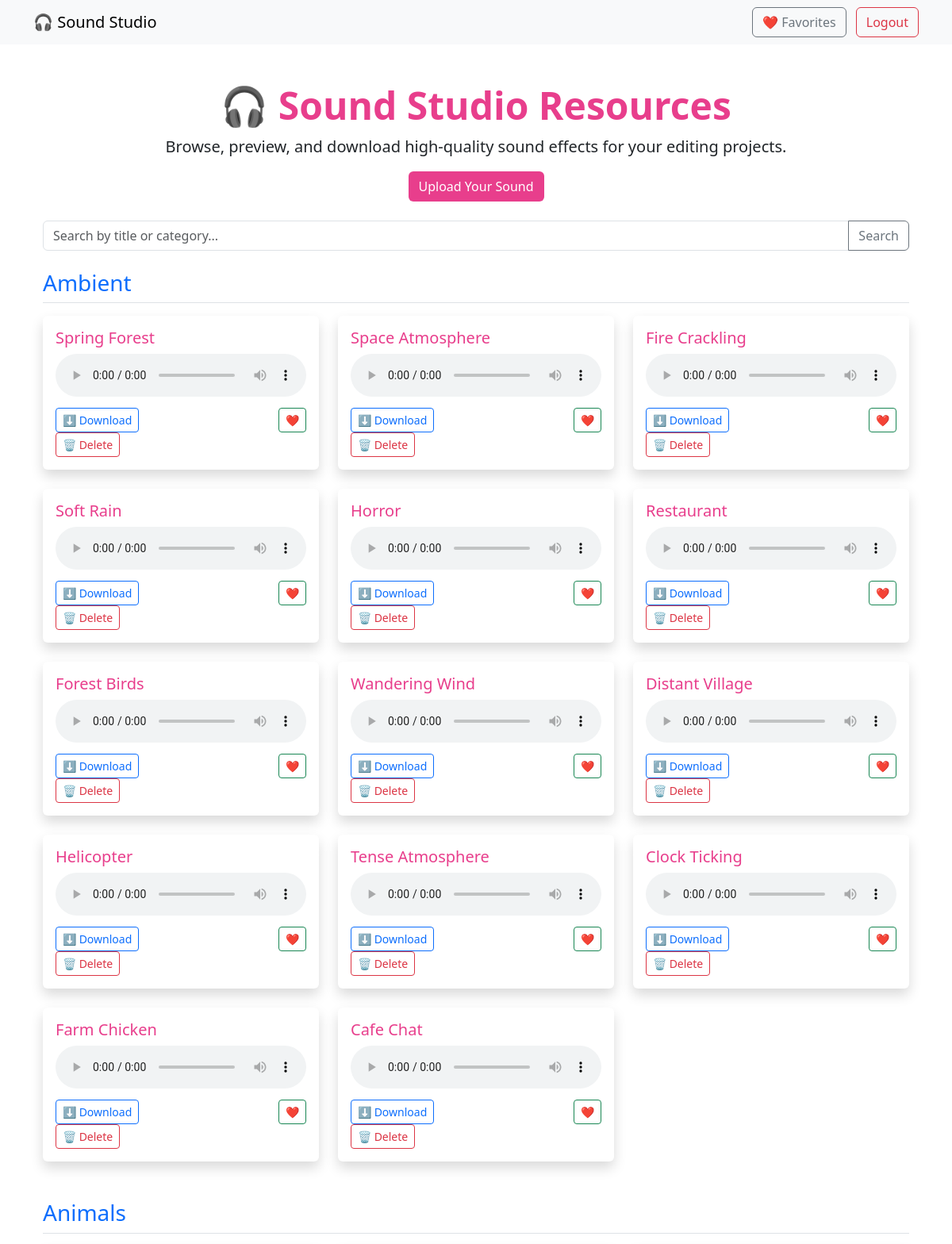
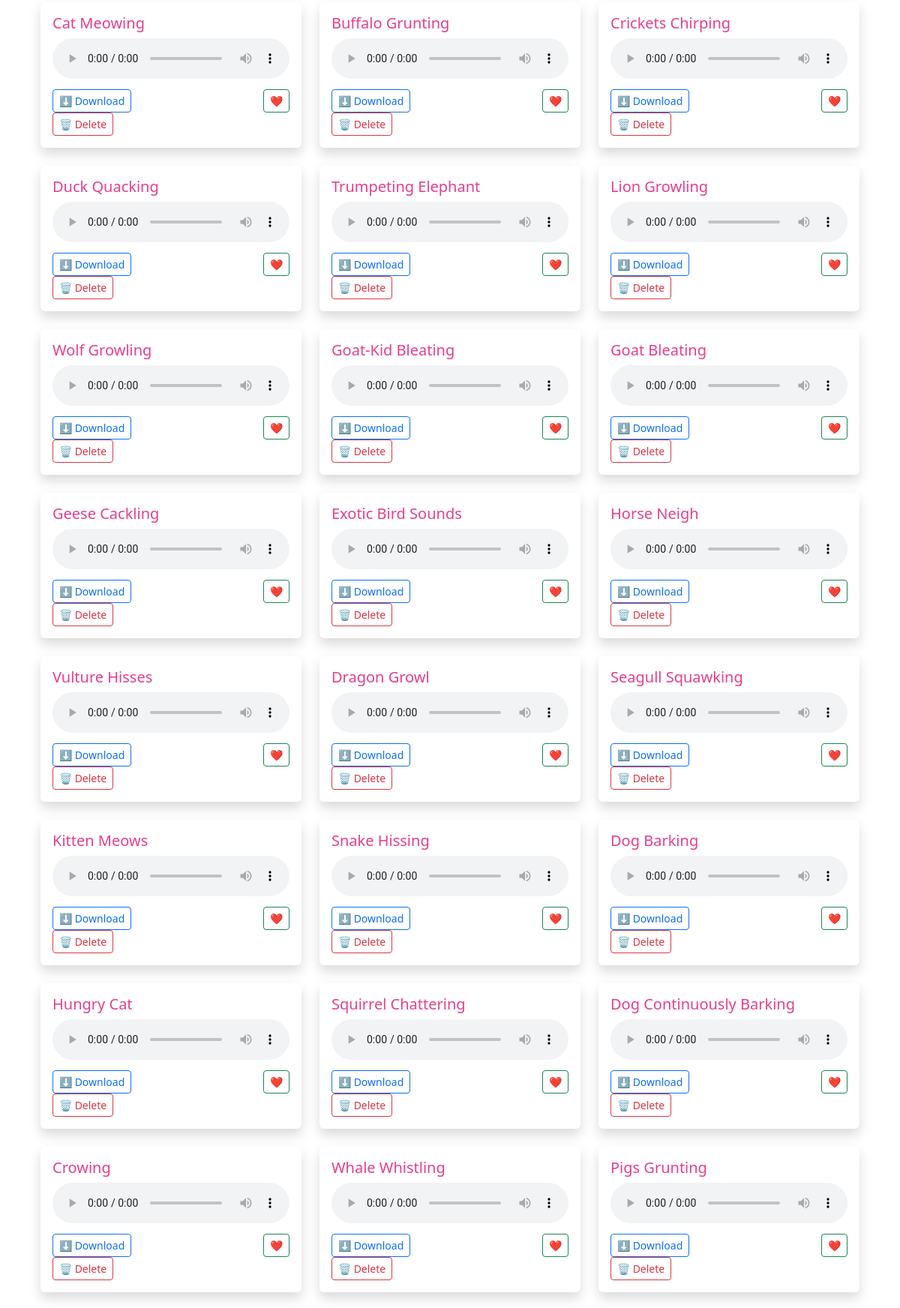
Screenshot of / (signed in, upper part) with the database file from the repository (2 pictures, top to bottom).
### sound_bank/app.py (models this page shows)
class Sound(db.Model):
    id = db.Column(db.Integer, primary_key=True)
    title = db.Column(db.String(100))
    category = db.Column(db.String(50))
    filename = db.Column(db.String(200))
    user_id = db.Column(db.Integer, db.ForeignKey('user.id'))
    uploader = db.relationship('User', backref='sounds')

### sound_bank/app.py (the view, shortened to what this page needs)
@app.route('/', methods=['GET', 'POST'])
def index():
    query = request.args.get('q', '').strip()
    if query:
        sounds = Sound.query.filter(
            or_(
                Sound.title.ilike(f'%{query}%'),
                Sound.category.ilike(f'%{query}%')
            )
        ).all()
    else:
        sounds = Sound.query.all()
    return render_template('index.html', sounds=sounds, user=current_user())

### sound_bank/app.py (called while the page is built)
def current_user():
    if 'user_id' in session:
        return User.query.get(session['user_id'])
    return None

@app.before_request
def make_session_permanent():
    session.permanent = True

### sound_bank/templates/index.html (shortened to what this page needs)
{% extends 'base.html' %}
{% block content %}
<div class="container mt-5">
  <div class="text-center mb-4">
    <h1 class="display-5 fw-bold text-pink">🎧 Sound Studio Resources</h1>
    <p class="lead">Browse, preview, and download high-quality sound effects for your editing projects.</p>
    {% if not session.get('user_id') %}
      <a href="{{ url_for('login') }}" class="btn btn-outline-secondary me-2">Login</a>
      <a href="{{ url_for('register') }}" class="btn btn-pink">Register</a>
    {% else %}
      <a href="{{ url_for('upload') }}" class="btn btn-pink">Upload Your Sound</a>
    {% endif %}
  </div>
  <form method="get" action="{{ url_for('index') }}" class="input-group mb-4">
    <input type="text" class="form-control" placeholder="Search by title or category..." name="q" value="{{ request.args.get('q', '') }}">
    <button type="submit" class="btn btn-outline-secondary">Search</button>
  </form>
  {% if sounds %}
    {% set grouped = sounds|groupby('title') %}
    {% for title, items in grouped %}
      <div class="mb-5">
        <h3 class="text-primary border-bottom pb-2 mb-3">{{ title }}</h3>
        <div class="row row-cols-1 row-cols-md-3 g-4">
          {% for sound in items %}
          <div class="col">
            <div class="card shadow border-0 h-100">
              <div class="card-body">
                <h5 class="card-title text-pink">{{ sound.category }}</h5>
                <audio controls class="w-100 mb-2">
                  <source src="{{ url_for('static', filename='sounds/' ~ sound.filename) }}" type="audio/mpeg">
                </audio>
                <div class="d-flex justify-content-between align-items-center">
                  <a href="{{ url_for('download', filename=sound.filename) }}" class="btn btn-sm btn-outline-primary">⬇️ Download</a>
                  {% if user %}
                    {% if sound.id in user_favorite_ids %}
                      <a href="{{ url_for('unfavorite', sound_id=sound.id) }}" class="btn btn-sm btn-outline-danger">💔</a>
                    {% else %}
                      <a href="{{ url_for('favorite', sound_id=sound.id) }}" class="btn btn-sm btn-outline-success">❤️</a>
                    {% endif %}
                  {% else %}
                    <a href="{{ url_for('login') }}" class="btn btn-sm btn-outline-secondary">🤍</a>
                  {% endif %}
                </div>
                {% if session.get('user_id') and (user.id == sound.user_id or user.is_admin) %}
                  <form action="{{ url_for('delete_sound', sound_id=sound.id) }}" method="POST" class="d-inline mt-2" onsubmit="return confirm('Are you sure you want to delete this sound?');">
                    <button type="submit" class="btn btn-sm btn-outline-danger">🗑️ Delete</button>
                  </form>
                {% endif %}
              </div>
            </div>
          </div>
          {% endfor %}
        </div>
      </div>
    {% endfor %}
  {% else %}
    <p class="text-muted text-center mt-5">No sounds found. Try a different keyword or upload your first sound!</p>
  {% endif %}
</div>
{% endblock %}

### sound_bank/templates/base.html (style rules this page uses)
.text-pink { color: #e83e8c; }
.btn-pink { background-color: #e83e8c; color: white; }

### rows the page displays
Sound: title "Ambient", category "Spring Forest"
Sound: category "Space Atmosphere"
Sound: category "Fire Crackling"
Sound: category "Soft Rain"
Sound: category "Horror"
Sound: category "Restaurant"
Sound: category "Forest Birds"
Sound: category "Wandering Wind"
Sound: category "Distant Village"
Sound: category "Helicopter"
Sound: category "Tense Atmosphere"
Sound: category "Clock Ticking"
Sound: category "Farm Chicken"
Sound: category "Cafe Chat"
Sound: title "Animals", category "Cat Meowing"
Sound: category "Buffalo Grunting"
Sound: category "Crickets Chirping"
Sound: category "Duck Quacking"
Sound: category "Trumpeting Elephant"
Sound: category "Lion Growling"
Sound: category "Wolf Growling"
Sound: category "Goat-Kid Bleating"
Sound: category "Goat Bleating"
Sound: category "Geese Cackling"
Sound: category "Exotic Bird Sounds"
Sound: category "Horse Neigh"
Sound: category "Vulture Hisses"
Sound: category "Dragon Growl"
Sound: category "Seagull Squawking"
Sound: category "Kitten Meows"
Sound: category "Snake Hissing"
Sound: category "Dog Barking"
Sound: category "Hungry Cat"
Sound: category "Squirrel Chattering"
Sound: category "Dog Continuously Barking"
Sound: category "Crowing"
Sound: category "Whale Whistling"
Sound: category "Pigs Grunting"
